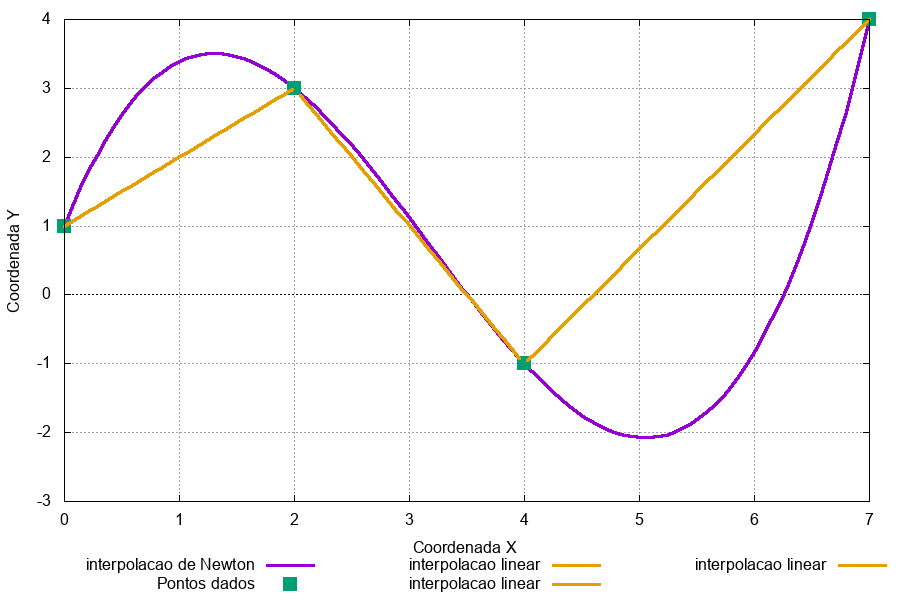

Recreate this plot in gnuplot.
set terminal png size 900, 600 enhanced
set output 'interpolacao.png'
set encoding utf8
set grid
set xlabel "Coordenada X"
set ylabel "Coordenada Y"
set key below
set xzeroaxis
set yzeroaxis
plot  x>=0 && x<=7 ? 1 + x + (3.0/2)*x + (89.0/420)*8*x - (3.0/4)*(x**2) - (89.0/420)*6*(x**2) + (89.0/420)*(x**3) :1/0  lw 3 title "interpolacao de Newton",\
'dados.pts' lw 8 title "Pontos dados",\
x>=0 && x<=2 ? (1 +x):1/0 lw 3 lc 4 title "interpolacao linear",\
x>=2 && x<=4 ?( 3 + (-2)*(x-2)):1/0 lw 3 lc 4  title "interpolacao linear",\
x>= 4 && x<=7 ? (-1 + (5.0/3.0)*(x-4)):1/0 lw 3 lc 4  title "interpolacao linear" 